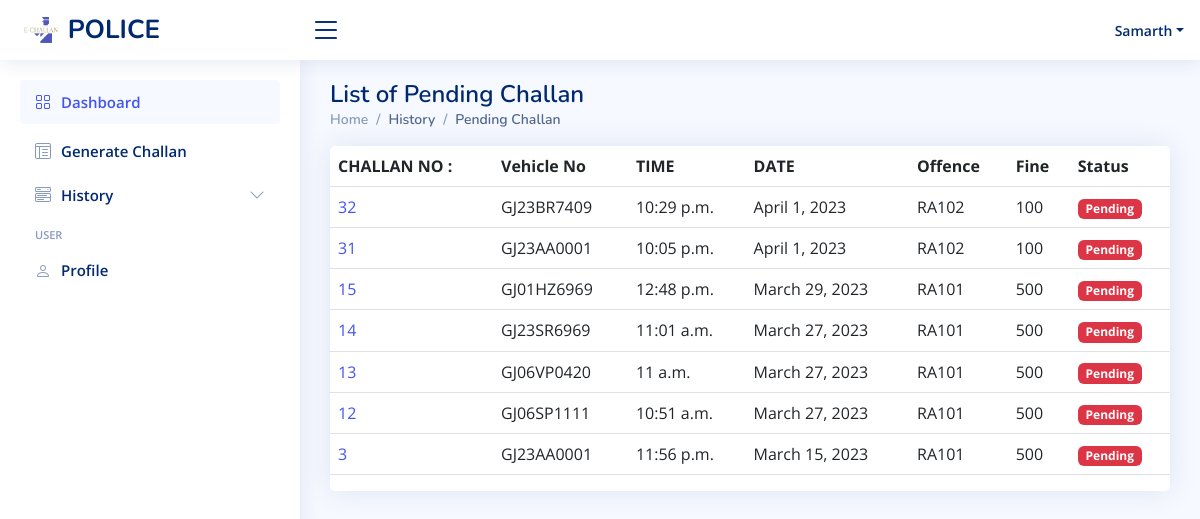
Screenshot of /police/policedashboard/history/pending/ (signed in) with the database file from the repository.
### rto/models.py (models this page shows, shortened)
class Challan(models.Model):
    challan_no=models.AutoField(primary_key = True)
    cpolice=models.CharField(max_length=50,default=None)
    suspect_name=models.CharField(max_length=50,default=None)
    owner_name=models.CharField(max_length=50,default=None)
    offence_date=models.DateField(default=None)
    offence_time=models.TimeField(default=None)
    vehicle_no=models.CharField(max_length=50,default=None)
    offender_mobile_no=models.IntegerField(default=None,null=True)
    offender_email_id=models.CharField(max_length=50,default=None,null=True)
    fine=models.IntegerField(default=None)
    rule_code=models.CharField(max_length=50,default=None)
    evidence=models.ImageField( height_field=None, width_field=None,max_length=100, blank=True)
    status=models.CharField(max_length=15,default='Pending')

### police/views.py (the view)
# urls.py: path('policedashboard/history/pending/', views.allcpending,name="pendinglist"),
def allcpending(request):
    if authcheck(request):
        allchs = list(Challan.objects.filter(status='Pending').values().reverse())
        c = request.session.get('username')
        v = request.session.get('username')
        context1 = {
            'user': user(request),
            'c': allchs
            }
        return render(request, 'pending.html',context1)
    else:
        return log_police(request)

### police/views.py (called while the page is built)
def authcheck(request):
    if request.session.get('login') == False or request.session.get('username') == None:
            return False
    else :
        return True

def user(request):
    user_info={
        'username':request.session.get('username')
    }
    return user_info

### police/templates/pending.html (shortened to what this page needs)
{% extends 'base1.html' %}
{% block body1 %}
<main id="main" class="main">
  <div class="pagetitle">
    <h1>List of Pending Challan</h1>
    <nav>
      <ol class="breadcrumb">
        <li class="breadcrumb-item"><a href="../">Home</a></li>
        <li class="breadcrumb-item active">History</li>
        <li class="breadcrumb-item active">Pending Challan</li>
      </ol>
    </nav>
  </div>
  <section class="section">
    <div class="row">
      <div class="col-lg-12">
        <div class="col-12">
          <div class="card  overflow-auto fs-6">
            <table class="table table-border datatable ">
              <thead>
                <tr>
                  <th scope="col">CHALLAN NO :</th>
                  <th scope="col">Vehicle No </th>
                  <th scope="col">TIME</th>
                  <th scope="col">DATE</th>
                  <th scope="col">Offence </th>
                  <th scope="col">Fine </th>
                  <th scope="col">Status </th>
                </tr>
              </thead>
              <tbody>
                {% for i in c reversed %}
                <tr>
                  {% if i.status == "Pending" %}
                    <td><a href="pchallan/{{i.challan_no}}">{{i.challan_no}}</a></td>
                    <td>{{i.vehicle_no}}</td>
                    <td>{{i.offence_time}}</td>
                    <td>{{i.offence_date}}</td>
                    <td>{{i.rule_code}}</td>
                    <td>{{i.fine}}</td>
                    <td><span class="badge bg-danger">Pending</span></td>
                  {% endif %}
                </tr>
                {% endfor %}
              </tbody>
            </table>
          </div>
        </div>
    </div>
    </div>
  </section>
</main>
{% endblock body1 %}

### rto/static/assets/css/style.css (style rules this page uses)
:root { scroll-behavior: smooth; }
body { font-family: "Open Sans", sans-serif; background: #f6f9ff; color: #444444; }
a { color: #4154f1; text-decoration: none; }
h1, h2, h3, h4, h5, h6 { font-family: "Nunito", sans-serif; }
#main { margin-top: 60px; padding: 20px 30px; transition: all 0.3s; }
.pagetitle { margin-bottom: 10px; }
.pagetitle h1 { font-size: 24px; margin-bottom: 0; font-weight: 600; color: #012970; }
.card { margin-bottom: 30px; border: none; border-radius: 5px; box-shadow: 0px 0 30px rgba(1, 41, 112, 0.1); }
.breadcrumb { font-size: 14px; font-family: "Nunito", sans-serif; color: #899bbd; font-weight: 600; }
.breadcrumb a { color: #899bbd; transition: 0.3s; }
.breadcrumb .breadcrumb-item::before { color: #899bbd; }
.breadcrumb .active { color: #51678f; font-weight: 600; }
@media (min-width: 1200px) { #main, #footer { margin-left: 300px; } }

### rows the page displays
Challan: challan_no "32", vehicle_no "GJ23BR7409", offence_time "10:29 p.m.", offence_date "April 1, 2023", rule_code "RA102", fine "100"
Challan: challan_no "31", vehicle_no "GJ23AA0001", offence_time "10:05 p.m.", offence_date "April 1, 2023", rule_code "RA102", fine "100"
Challan: challan_no "15", vehicle_no "GJ01HZ6969", offence_time "12:48 p.m.", offence_date "March 29, 2023", rule_code "RA101", fine "500"
Challan: challan_no "14", vehicle_no "GJ23SR6969", offence_time "11:01 a.m.", offence_date "March 27, 2023", rule_code "RA101", fine "500"
Challan: challan_no "13", vehicle_no "GJ06VP0420", offence_time "11 a.m.", offence_date "March 27, 2023", rule_code "RA101", fine "500"
Challan: challan_no "12", vehicle_no "GJ06SP1111", offence_time "10:51 a.m.", offence_date "March 27, 2023", rule_code "RA101", fine "500"
Challan: challan_no "3", vehicle_no "GJ23AA0001", offence_time "11:56 p.m.", offence_date "March 15, 2023", rule_code "RA101", fine "500"

### other values shown
{{ user.username }} "Samarth"
